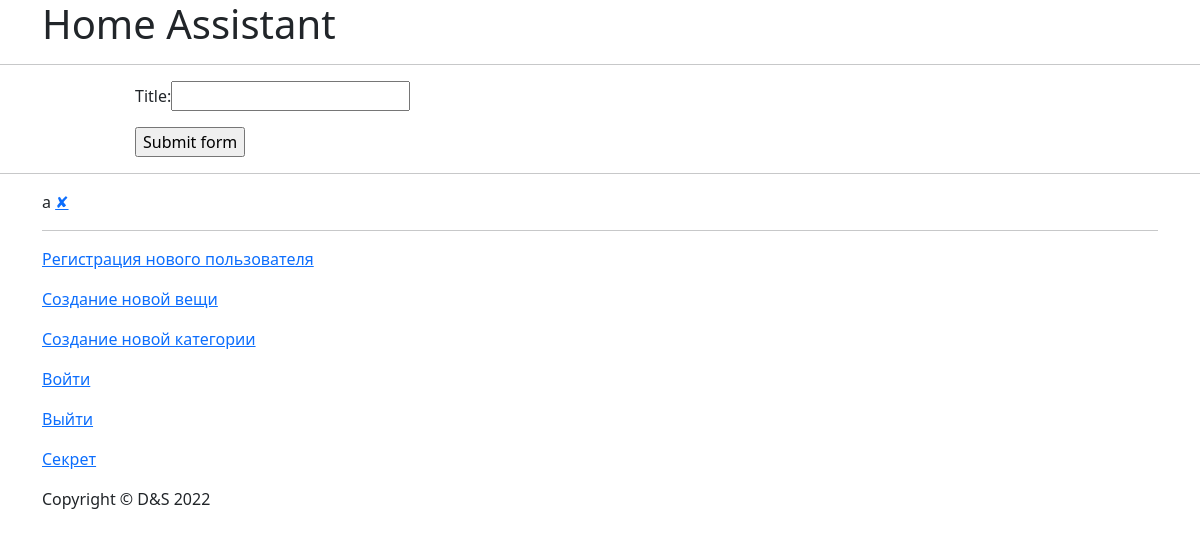
/register_category, run on an earlier commit of the app's database.
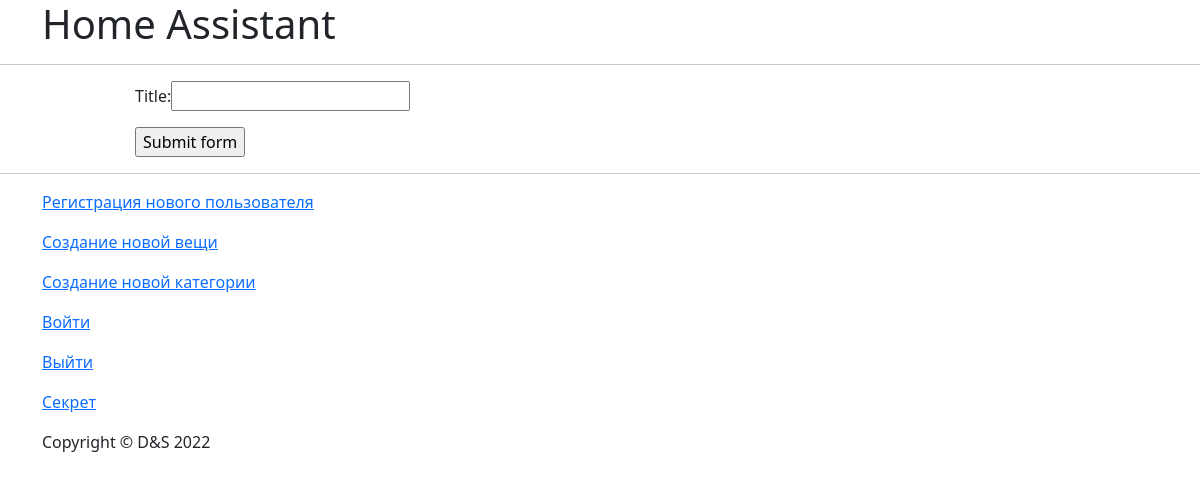
And on a later commit of the database.
### models.py (models this page shows)
class Category(db.Model):
    __tablename__ = 'categories'
    id = db.Column(db.Integer, primary_key=True)
    title_category = db.Column(db.String(20), unique=True)
    things = relationship('Thing', backref='categories')

### main.py (the view)
@app.route('/register_category', methods=['GET', 'POST'])
def register_category():
    return function.register_category()

### forms.py
class CreateCategoryForm(FlaskForm):
    title_category = StringField('Title:', validators=[DataRequired()])
    submit = SubmitField('Submit form')

### function.py (called while the page is built)
def register_category():
    create_category_form = CreateCategoryForm()
    categories = Category.query.all()
    if create_category_form.validate_on_submit():
        try:
            new_category = Category(
                title_category=create_category_form.title_category.data.lower()
            )
            db.session.add(new_category)
            db.session.commit()
            print('Good')
        except:
            print('Error')
        return redirect(url_for('register_category'))
    else:
        return render_template('register_category.html', form=create_category_form, categories=categories)

### templates/register_category.html (shortened to what this page needs)
{% include "header.html" %}
<div class="container">
    <div class="col-sm-10 mx-auto">
        <form method="POST" action="{{ url_for('register_category') }}" novalidate class="form-contact">
            <p>{{ form.title_category.label }}{{ form.title_category }}
            <p>{{ form.submit(size=20) }}
        </form>
    </div>
</div>
<hr>
<div class="container">
    {% for category in categories %}
        <div class="post-preview">
            <p>{{ category.title_category }} <a href="{{url_for('delete_category', category_id=category.id) }}">✘</a> </p>
        </div>
    <hr>
    {% endfor %}
</div>
{% include "footer.html" %}

What changed in the data, as far as the page shows it:
removed Category: title_category "a"
